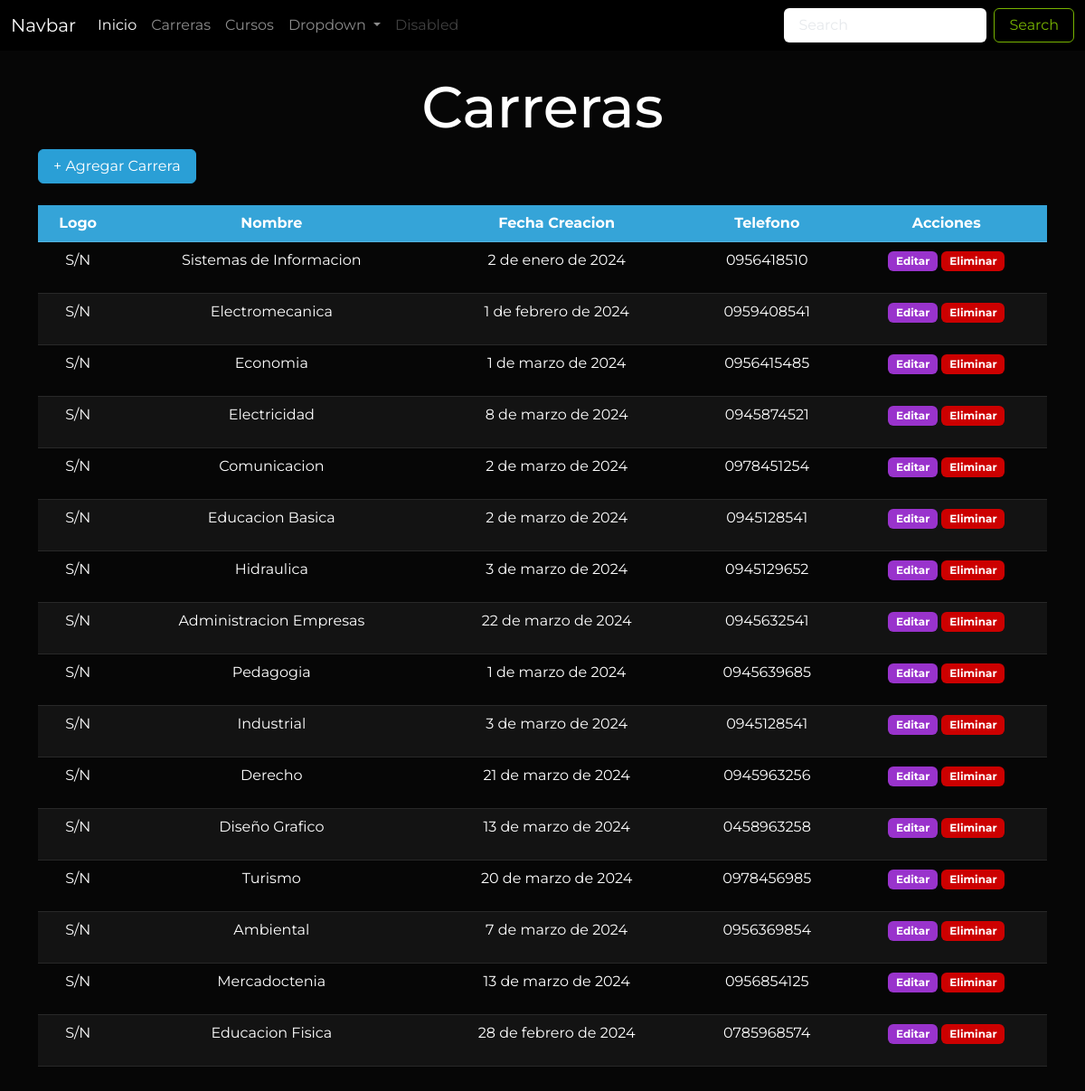
Before: /carreras/ with the older database file.
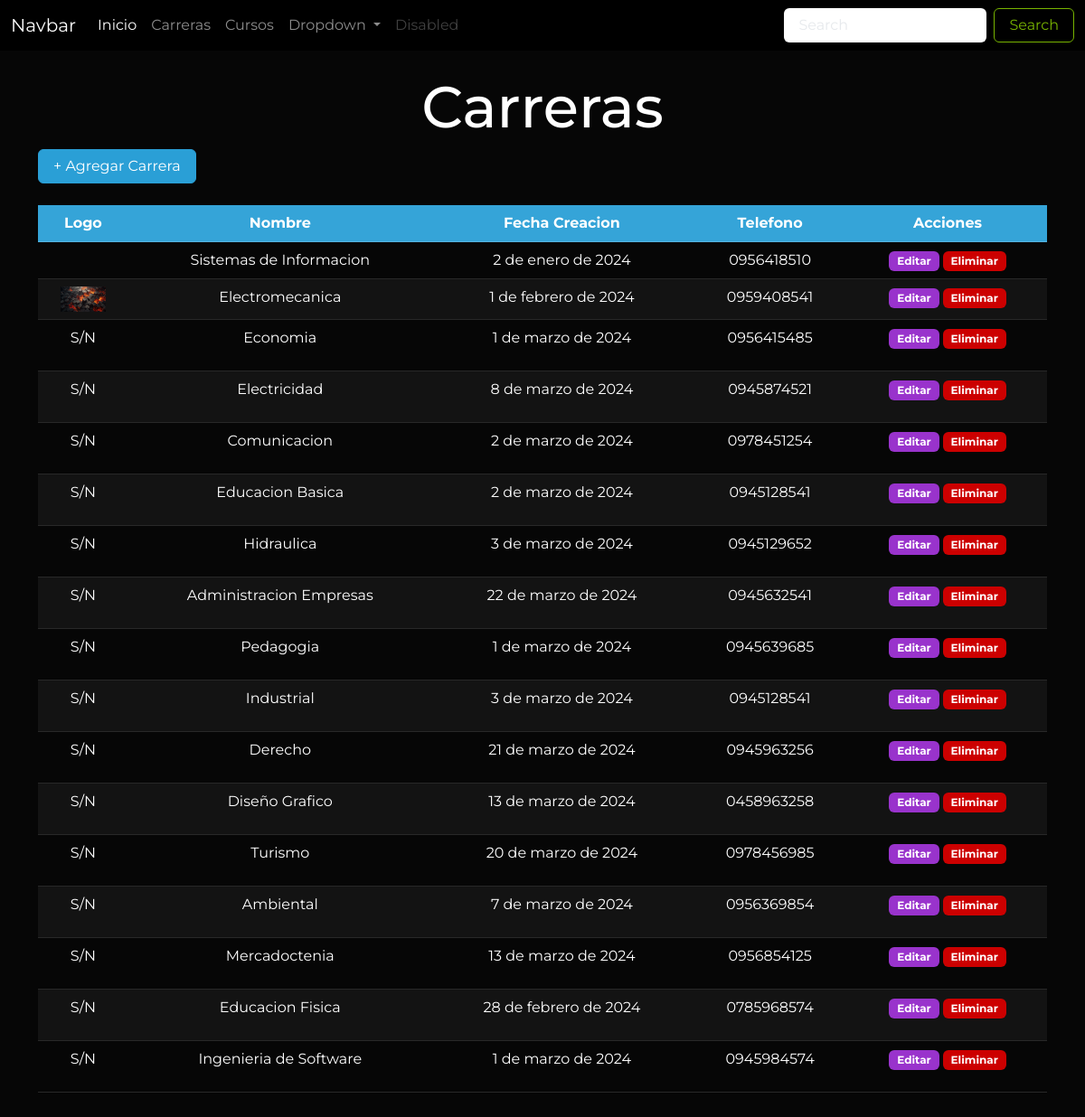
After: the same page with the newer database file.
### Aplicaciones/Educacion/models.py (models this page shows, shortened)
class Carrera(models.Model):
    id_car=models.AutoField(primary_key=True)
    nombre_car=models.CharField(max_length=50)
    fecha_creacion_car=models.DateField()
    telefono_car=models.CharField(max_length=10)
    logo_car=models.FileField(upload_to='carreras', null=True)

### Aplicaciones/Educacion/views/carrera_views.py (the view)
# urls.py: path('carreras/', carrera_views.carreras, name="carreras"),
def carreras(request):
    carrerasDbb = Carrera.objects.all()
    return render(request, 'carreras.html', {
        "carreras": carrerasDbb
    })

### Aplicaciones/Educacion/templates/carreras.html (shortened to what this page needs)
{% extends 'plantilla.html' %} {% load static %}  {% block contenido %}
<div class="container">
  <h1 class="text-center mt-4">Carreras</h1>
  <button
    type="button"
    class="btn btn-primary mb-4"
    data-bs-toggle="modal"
    data-bs-target="#exampleModal"
  >
    + Agregar Carrera
  </button>
  {% if carreras %}
  <div class="table-responsive mb-4">
    <table class="table table-hover table-striped text-center" id="tabla">
      <thead class="table-primary">
        <tr>
          <th>Logo</th>
          <th>Nombre</th>
          <th>Fecha Creacion</th>
          <th>Telefono</th>
          <th>Acciones</th>
        </tr>
      </thead>
      <tbody>
        {% for carrera in carreras %}
        <tr>
          <td>
            {% if carrera.logo_car %}
            <img src="{{carrera.logo_car.url}}" alt="" width="50" />
            {% else %}
            <p>S/N</p>
            {% endif %}
          </td>
          <td>{{carrera.nombre_car}}</td>
          <td>{{carrera.fecha_creacion_car}}</td>
          <td>{{carrera.telefono_car}}</td>
          <td>
            <a
              href="{% url 'editar_carrera' carrera.id_car %}"
              class="btn badge bg-info"
              >Editar</a
            >
            <a
              href="javascript:void(0)"
              onclick="eliminarFila('/eliminar_carrera/{{carrera.id_car}}', 'Carrera')"
              class="btn badge bg-danger"
              >Eliminar</a
            >
          </td>
        </tr>
        {% endfor %}
      </tbody>
    </table>
  </div>
  {% else %}
  <div class="alert alert-warning mt-4 text-center">
    No hay registros de carreras
  </div>
  {% endif %}
</div>
{% endblock contenido %}

### Aplicaciones/Educacion/templates/plantilla.html (shortened to what this page needs)
{% load static %}
<!DOCTYPE html>
<html lang="en">
  <head>
    <link rel="stylesheet" href="{% static 'css/styles.css' %}" />
    <link
      rel="stylesheet"
      href="https://cdn.jsdelivr.net/npm/bootswatch@5.3.2/dist/cyborg/bootstrap.min.css"
    />
    <link
      rel="stylesheet"
      href="https://cdn.jsdelivr.net/npm/izitoast@1.4.0/dist/css/iziToast.min.css"
    />
    <link
      rel="stylesheet"
      href="https://cdn.jsdelivr.net/npm/datatables@1.10.18/media/css/jquery.dataTables.min.css"
    />
  </head>
  <body>
    <nav class="navbar navbar-expand-lg bg-black" data-bs-theme="dark">
      <div class="container-fluid">
        <a class="navbar-brand" href="#">Navbar</a>
        <div class="collapse navbar-collapse" id="navbarSupportedContent">
          <ul class="navbar-nav me-auto mb-2 mb-lg-0">
            <li class="nav-item">
              <a class="nav-link active" aria-current="page" href="/">Inicio</a>
            </li>
            <li class="nav-item">
              <a class="nav-link" href="{% url 'carreras' %}">Carreras</a>
            </li>
            <li class="nav-item">
              <a class="nav-link" href="{% url 'cursos' %}">Cursos</a>
            </li>
            <li class="nav-item dropdown">
              <a
                class="nav-link dropdown-toggle"
                href="#"
                role="button"
                data-bs-toggle="dropdown"
                aria-expanded="false"
              >
                Dropdown
              </a>
            </li>
            <li class="nav-item">
              <a class="nav-link disabled" aria-disabled="true">Disabled</a>
            </li>
          </ul>
          <form class="d-flex" role="search">
            <input
              class="form-control me-2"
              type="search"
              placeholder="Search"
              aria-label="Search"
            />
            <button class="btn btn-outline-success" type="submit">
              Search
            </button>
          </form>
        </div>
      </div>
    </nav>
    <main>{% block contenido %}{% endblock contenido %}</main>
  </body>
</html>

### universidad/static/css/styles.css (style rules this page uses)
body { font-family: "Montserrat", sans-serif !important; font-optical-sizing: auto; font-style: normal; }

Changed rows visible on the page:
changed Carrera "Sistemas de Informacion": no longer shows "S/N"
changed Carrera "Electromecanica": logo_car: picture added; no longer shows "S/N"
added Carrera: logo_car "S/N", nombre_car "Ingenieria de Software", fecha_creacion_car "1 de marzo de 2024", telefono_car "0945984574"
